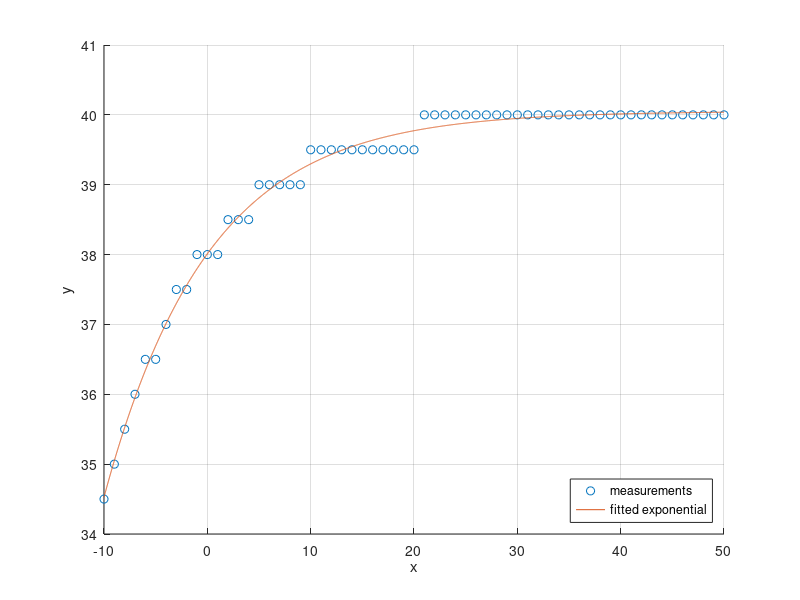

This figure's MATLAB source: (Note: this script raises an error after producing the figure.)
close all
clear all
clc


%c = [a;
%     b;
%     Tau;]


%define true valus
a = 40;
b = 2;
Tau = 10;
c = 0; %IMPORTANT: the variable c is not considered here, because the point of Gradient Descent is 
%already fully explained and I dont wanna waste more time in this.

%define support
t = (-10:1:5*Tau)';
t_plot = (t(1):0.01:t(end))';

%define function
y = @(x) a - b*exp(-x/Tau);

% create measurement values by adding some noise and evalutating it at
% less points
d = y(t) + 0.5*randn(size(y(t)));

% create measurement values by adding some noise and evalutating it at
% less points
d_all{1} = round(2*y(t))/2;
d_all{2} = y(t) + 0.5*randn(size(t));

for jj = 1:2
    d =  d_all{jj};



    %define cost function
    J = @(a) sum((d - (a - b*exp(-t/T))).^2); %initial cost function
    L = @(a) log(J(a) + 10); %modified cost function with better numerical properties

    df_da   = @(a,b,Tau) -(sum(2*(-a + b*exp(-t/Tau) + d)))/(sum( (-a + b*exp(-t/Tau) + d).^2 ) + 10);
    df_db   = @(a,b,Tau) sum(2*exp(-t/Tau).*(exp(-t/Tau)*b + d - a))/(sum((exp(-t/Tau*b + d - a))) + 10);
    df_dTau = @(a,b,Tau) sum(2*b*t.*exp(-t/Tau).*(b*exp(-t/Tau) + d - a))/(sum(Tau^2 * (b*exp(-t/Tau) + d - a).^2) + 10*Tau^2);

    grad_L = @(a,b,Tau) [df_da(a,b,Tau); df_db(a,b,Tau); df_dTau(a,b,Tau)];

    %start the gradient descent
    c = [30; 1; 5]; %initial values
    gamma = 0.05;

    for ii = 1:100000
        c = c - gamma*grad_L(c(1), c(2), c(3));
    end
    c
    y_est = c(1) - c(2)*exp(-t_plot/c(3));

    %plot both
    figure
    %     plot(t_plot, y(t_plot), 'DisplayName', 'True')
        hold on
        plot(t, d, 'o', 'DisplayName', 'measurements')
        plot(t_plot, y_est, '-', 'DisplayName', 'fitted exponential')
        grid on
        legend('Location','southeast')
        xlabel("x")
        ylabel("y")


        saveas(gcf, "Figures/fitted_function_" + num2str(jj) + ".png")
end




    
    
